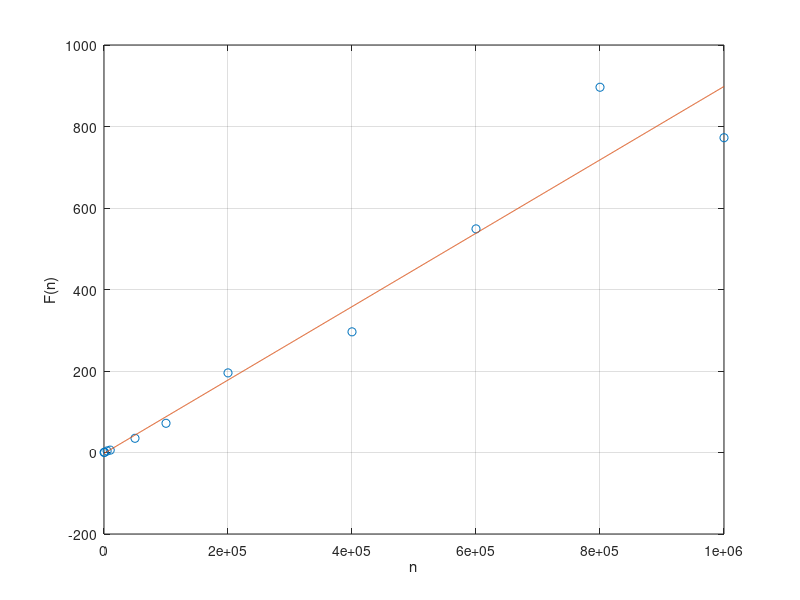

MATLAB code to generate this figure:
clc
close all
%%VALORES DE X 
x=[100 
1000
5000
10000
50000
100000
200000
400000
600000
800000
1000000
];
 
%%VALORES DE Y = F(x) en Milisegundos
y=[0.2069473
0.5970001
3.8108826
5.8128834
34.8770618
71.7039108
195.3759193
296.1168289
548.7711430
896.3379860
772.4988461
];

%%OBTENER UN POLINOMIO QUE SE AJUSTE A LOS PUNTOS X Y Y
n=1; 				%%GRADO DEL POLINOMIO DE AJUSTE
p=polyfit(x,y,n)	%%FUNCION QUE REALIZA EL AJUSTE POLINOMIAL

%%SE CREA UN ESPACIO PARA REALIZAR UNA GRAFICA EN 
%%DONDE SE COMPARA LA CURVA AJUSTADA CONTRA LOS 
%%VALORES EXPERIMENTALES
xi=linspace(0,1000000,1000);      %%ESPACIO DE PUNTOS PARA Xi
z=polyval(p,xi);				%%EVALUACION DEL POLINOMIO P EN EL ESPACIO Xi

%%SE REALIZA LA FIGURA CORRESPONDIENTE
figure(1);
plot(x,y,'o',xi,z,'-'),grid;
%%plot(x,y,'o',xi,z,xi,z2,xi,z3,xi,z4),grid;
ylabel('F(n)');
xlabel('n');